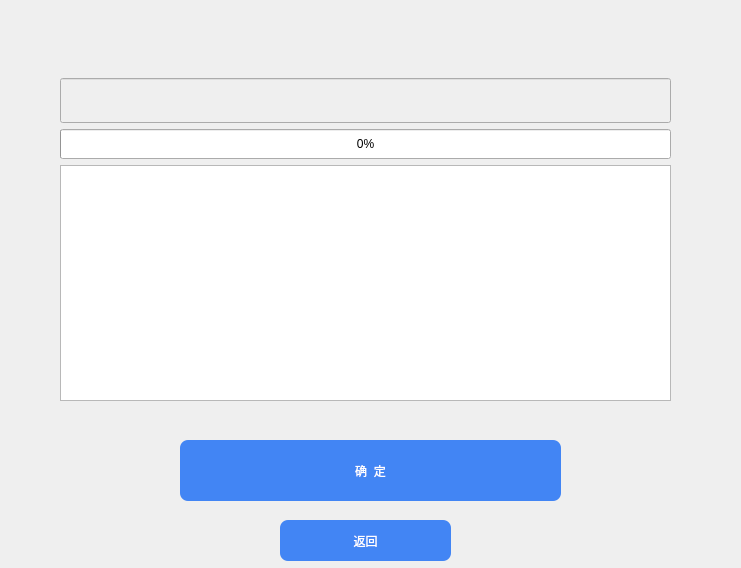
<?xml version="1.0" encoding="UTF-8"?>
<ui version="4.0">
 <class>LegendsView</class>
 <widget class="QDialog" name="LegendsView">
  <property name="geometry">
   <rect>
    <x>0</x>
    <y>0</y>
    <width>741</width>
    <height>568</height>
   </rect>
  </property>
  <property name="windowTitle">
   <string>Dialog</string>
  </property>
  <widget class="QWidget" name="verticalLayoutWidget">
   <property name="geometry">
    <rect>
     <x>60</x>
     <y>50</y>
     <width>611</width>
     <height>351</height>
    </rect>
   </property>
   <layout class="QVBoxLayout" name="verticalLayout">
    <item>
     <layout class="QHBoxLayout" name="EditorlLayout">
      <item>
       <widget class="QPushButton" name="addButton">
        <property name="text">
         <string/>
        </property>
        <property name="icon">
         <iconset resource="gamepageicon.qrc">
          <normaloff>:/gpicon/images/icon/ListAdd.png</normaloff>:/gpicon/images/icon/ListAdd.png</iconset>
        </property>
        <property name="iconSize">
         <size>
          <width>36</width>
          <height>36</height>
         </size>
        </property>
        <property name="flat">
         <bool>true</bool>
        </property>
       </widget>
      </item>
      <item>
       <widget class="QPushButton" name="editButton">
        <property name="text">
         <string/>
        </property>
        <property name="icon">
         <iconset resource="gamepageicon.qrc">
          <normaloff>:/gpicon/images/icon/ListChange.png</normaloff>:/gpicon/images/icon/ListChange.png</iconset>
        </property>
        <property name="iconSize">
         <size>
          <width>36</width>
          <height>36</height>
         </size>
        </property>
        <property name="flat">
         <bool>true</bool>
        </property>
       </widget>
      </item>
      <item>
       <widget class="QPushButton" name="deleteButton">
        <property name="text">
         <string/>
        </property>
        <property name="icon">
         <iconset resource="gamepageicon.qrc">
          <normaloff>:/gpicon/images/icon/ListDelete.png</normaloff>:/gpicon/images/icon/ListDelete.png</iconset>
        </property>
        <property name="iconSize">
         <size>
          <width>36</width>
          <height>36</height>
         </size>
        </property>
        <property name="flat">
         <bool>true</bool>
        </property>
       </widget>
      </item>
      <item>
       <widget class="QPushButton" name="findButton">
        <property name="text">
         <string/>
        </property>
        <property name="icon">
         <iconset resource="gamepageicon.qrc">
          <normaloff>:/gpicon/images/icon/ListSearch.png</normaloff>:/gpicon/images/icon/ListSearch.png</iconset>
        </property>
        <property name="iconSize">
         <size>
          <width>36</width>
          <height>36</height>
         </size>
        </property>
        <property name="flat">
         <bool>true</bool>
        </property>
       </widget>
      </item>
     </layout>
    </item>
    <item>
     <layout class="QVBoxLayout" name="selectLayout">
      <item>
       <widget class="QLineEdit" name="infoLine">
        <property name="enabled">
         <bool>false</bool>
        </property>
        <property name="minimumSize">
         <size>
          <width>0</width>
          <height>45</height>
         </size>
        </property>
       </widget>
      </item>
      <item>
       <widget class="QProgressBar" name="timerProgressBar">
        <property name="minimumSize">
         <size>
          <width>0</width>
          <height>30</height>
         </size>
        </property>
        <property name="maximum">
         <number>20</number>
        </property>
        <property name="value">
         <number>0</number>
        </property>
       </widget>
      </item>
     </layout>
    </item>
    <item>
     <widget class="QTableView" name="LegendsTableView"/>
    </item>
   </layout>
  </widget>
  <widget class="QPushButton" name="backButton">
   <property name="geometry">
    <rect>
     <x>280</x>
     <y>520</y>
     <width>171</width>
     <height>41</height>
    </rect>
   </property>
   <property name="sizePolicy">
    <sizepolicy hsizetype="Minimum" vsizetype="Minimum">
     <horstretch>0</horstretch>
     <verstretch>30</verstretch>
    </sizepolicy>
   </property>
   <property name="styleSheet">
    <string notr="true">QPushButton {
 background-color: rgb(66, 133, 244); 
border-radius: 8px; 
color:rgb(255, 255, 255); 
} 

QPushButton:hover 
{ 
background-color:rgb(42,86,198); 

}
</string>
   </property>
   <property name="text">
    <string>返回</string>
   </property>
  </widget>
  <widget class="QPushButton" name="okButton">
   <property name="geometry">
    <rect>
     <x>180</x>
     <y>440</y>
     <width>381</width>
     <height>61</height>
    </rect>
   </property>
   <property name="sizePolicy">
    <sizepolicy hsizetype="Minimum" vsizetype="Minimum">
     <horstretch>0</horstretch>
     <verstretch>30</verstretch>
    </sizepolicy>
   </property>
   <property name="styleSheet">
    <string notr="true">QPushButton {
 background-color: rgb(66, 133, 244); 
border-radius: 8px; 
color:rgb(255, 255, 255); 
} 

QPushButton:hover 
{ 
background-color:rgb(42,86,198); 

}
</string>
   </property>
   <property name="text">
    <string>确  定</string>
   </property>
  </widget>
 </widget>
 <resources>
  <include location="gamepageicon.qrc"/>
 </resources>
 <connections/>
</ui>
